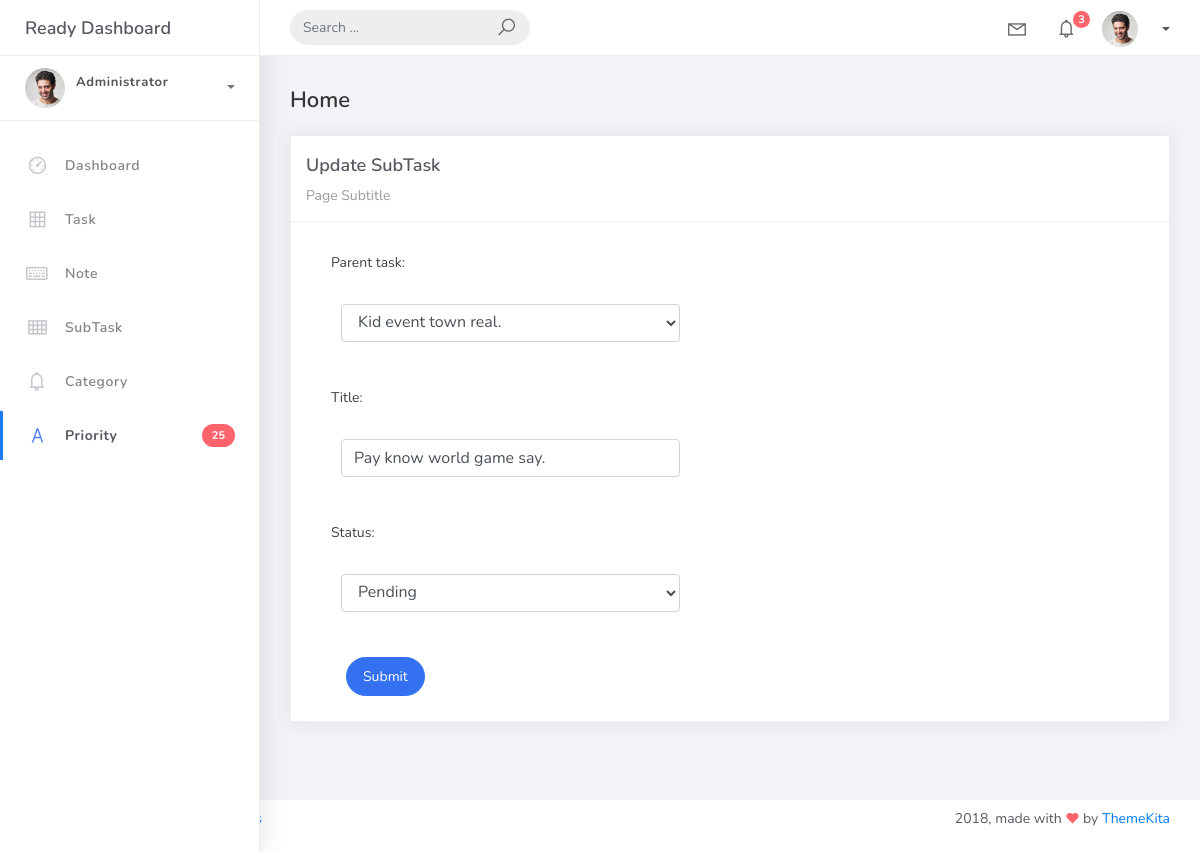
/subtask_list/2, run on the app's committed database.
### webapp/models.py (models this page shows, shortened)
class BaseModel(models.Model):
    created_at = models.DateTimeField(auto_now_add=True, db_index=True)
    updated_at = models.DateTimeField(auto_now=True)
    class Meta:
        abstract = True

class SubTask(BaseModel):
    parent_task = models.ForeignKey(Task, on_delete=models.CASCADE)
    title = models.CharField(max_length=50)
    status = models.CharField(
            max_length=20,
            choices=[
                ("Pending", "Pending"),
                ("In Progress", "In Progress"),
                ("Completed", "Completed"),
            ],
            default="Pending"
        )

### webapp/views.py (the view)
# urls.py: path('subtask_list/<pk>',SubtaskUpdateView.as_view(), name='subtask-update'),
class SubtaskUpdateView(UpdateView):
    model = SubTask
    form_class = SubtaskForm
    template_name = 'subtask_form.html'
    success_url = reverse_lazy('subtask-list')

### webapp/forms.py
class SubtaskForm(ModelForm):
    class Meta:
        model = SubTask
        fields = "__all__"

### webapp/models.py (called while the page is built)
    def __str__(self):
        return self.title

### templates/subtask_form.html (shortened to what this page needs)
{% extends 'base.html' %} {% load static %} {% block content %}
 <div class="content">
   <div class="container-fluid">
     <h4 class="page-title">Home</h4>
     <div class="row">
       <div class="col-md-12">
         <div class="card">
           <div class="card-header">
             <div class="card-title">{% if object %}Update SubTask{% else %} Add New SubTask {% endif %}</div>
             <div class="card-category">Page Subtitle</div>
           </div>
           <div class="col-md-6">
           <div class="card-body">
             <form class="" action="" method="post" novalidate>
               {% csrf_token %} {% include 'includes/form.html' %}
                 <div class="form-group">
                   <div class="col-md-12 col-sm-3">
                     <button type="submit" class="btn btn-primary btn-rounded">Submit</button>
                   </div>
                 </div>
               </div>
           </div>
         </div>
         </div>
       </div>
     </div>
   </div>
 </div>
 {% endblock %}

### templates/includes/form.html (shortened to what this page needs)
{% load widget_tweaks %}
{% for field in form %}
  <div class="field item form-group">
    <label>{{ field.label_tag }}</label>
    <div class="form-group">
      {% render_field field class="form-control" %}
    </div>
  </div>
{% endfor %}

### data on the page
SubTask: parent_task "Kid event town real." "Pay know world game say." "Pending"

### other printed values
{{ field.label_tag }} "Parent task:" "Title:" "Status:"
